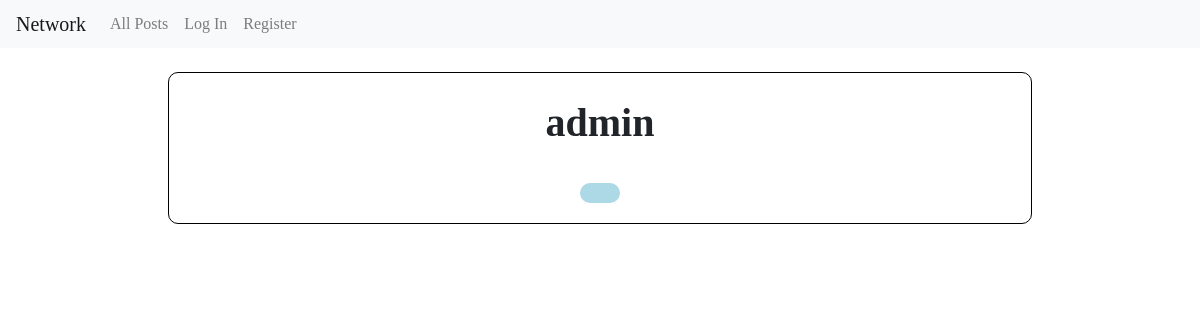
The page /profile/2 on the database as committed earlier.
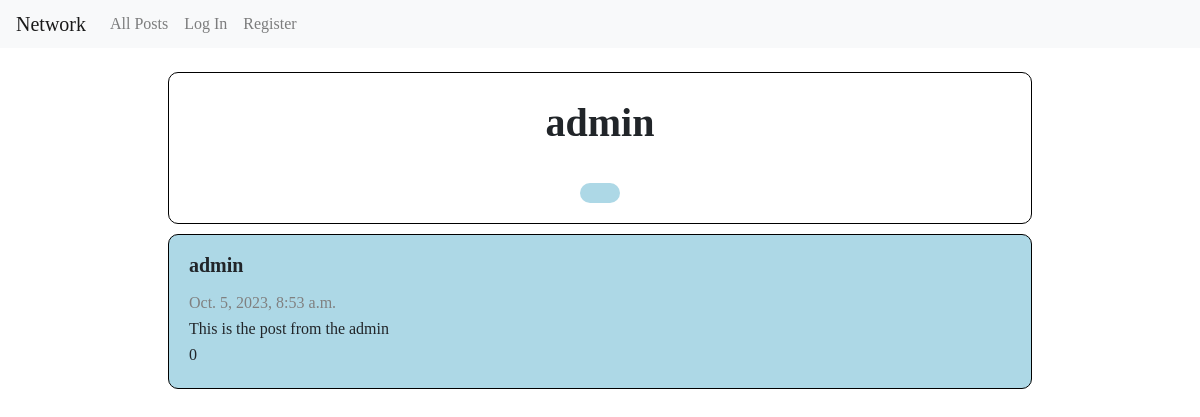
The same page on the database as committed later.
### network/models.py (models this page shows, shortened)
class Post(models.Model):
    id = models.AutoField(primary_key=True)
    user = models.ForeignKey("User", related_name="post_creator", on_delete=models.CASCADE , blank=True, null=True)
    text = models.TextField(blank=True)
    time = models.DateTimeField(auto_now_add=True)
    like = models.ManyToManyField("User", related_name="liker", null=True, blank=True)

class User(AbstractUser):
    id = models.AutoField(primary_key=True)
    follower = models.ManyToManyField("User", related_name="your_following", blank=True)
    following = models.ManyToManyField("User", related_name="your_follower", blank=True)
    post = models.ManyToManyField("Post", related_name="poster", blank=True)

### network/views.py (the view)
# urls.py: path("profile/<int:id>", views.profile, name="profile"),
def profile(request, id):
    data = User.objects.get(id=id)
    posts = Post.objects.filter(user=id).order_by('-time')
    return render(request, "network/profile.html", {"data": data, "posts": posts})

### network/templates/network/profile.html (shortened to what this page needs)
{% extends "network/layout.html" %}
{% load static %}
{% block body %}
<main id="list">
    <div id="info"">
        <h1 id="username" data-info="{{data.id}}|{{user.id}}">{{ data.username }}</h1>
        <div id="followContainer">
        </div>
        {% if user != data %}
            <button class="status" id="follow_status"></button>
        {% endif %}
    </div>
    <div id="display">
        {% for post in posts %}
            <div class="post">
                <p class="post-header">{{ post.user }}</p>
                <p class="post-element post-time">{{ post.time }}</p>
                <p class="post-element">{{ post.text }}</p>
                <p class="post-element">{{ post.like.count }}</p>
            </div>
        {% endfor %}
    </div>
</main>
{% endblock %}

Rows that differ between the two databases and show on the page:
added Post: user "admin", time "Oct. 5, 2023, 8:53 a.m.", text "This is the post from the admin", like.count "0"
